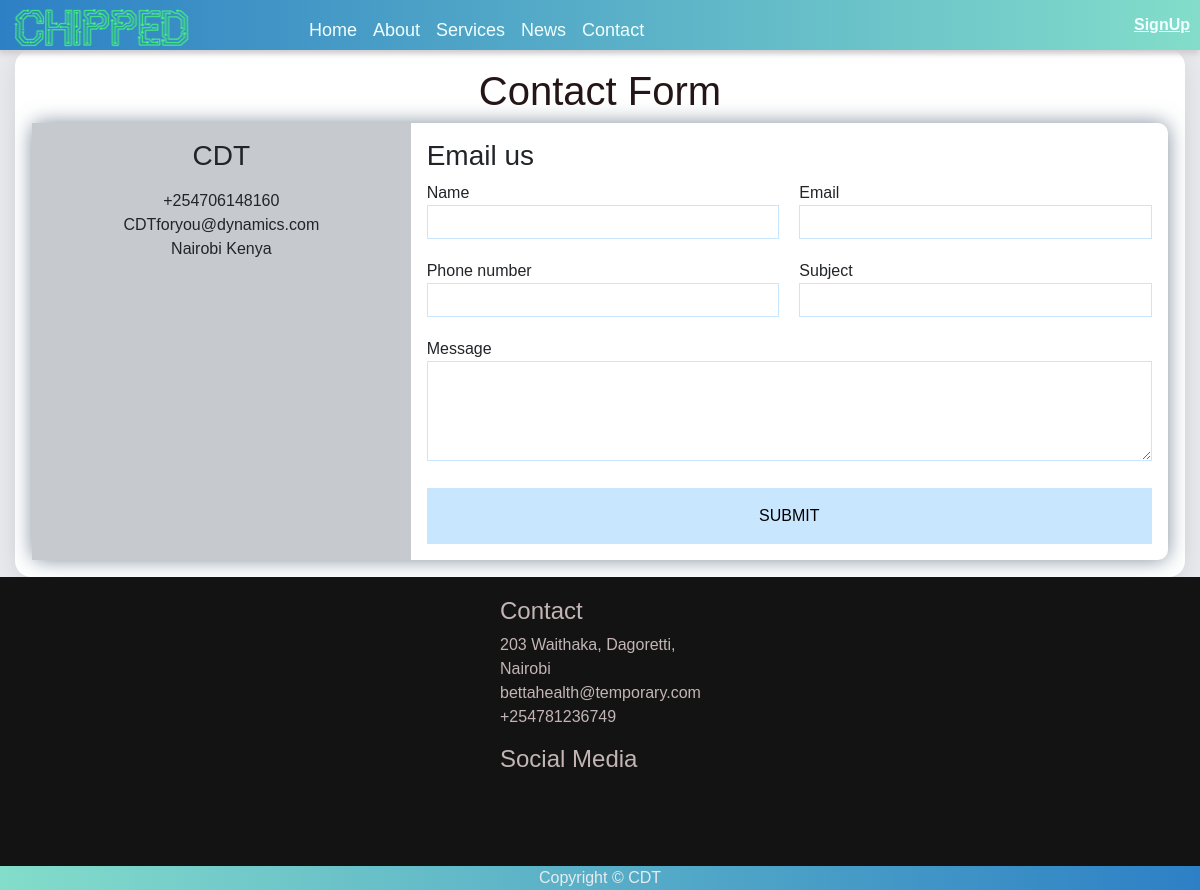
/contact_us/contact, run on the app's committed database.
### hospital_website/models/models.py (models this page shows, shortened)
class BaseData(models.Model):
    logo_img = models.ImageField(default='default.png', upload_to='company_Logo',null=True, blank=True)
    logo_name = models.CharField(default='Chipped', max_length=100, null=False)
    footer = models.CharField(default='Update Footer ', max_length=100, null=False)

class ContactSidebarCompanyInfo(models.Model):
    name = models.CharField(max_length=100, null=False)
    phone_number = PhoneNumberField()
    email = models.EmailField(null=False)
    address = models.CharField(max_length=200, null=False)

### contact_us/views.py (the view, shortened to what this page needs)
# urls.py: path('contact', contact, name='contact'),
def contact(request):
    form = ContactForm()
    side_info = ContactSidebarCompanyInfo.objects.first()
    base = BaseData.objects.first() #for Base.html
    context = {
        'form': form,
        'side_info': side_info,
        'base': base,
    }
    return render(request, 'contact.html', context)

### contact_us/forms.py
class ContactForm(ModelForm):
    class Meta:
        model = contact
        fields = '__all__'

### templates/contact.html (shortened to what this page needs)
{% extends 'base.html' %}
{% load static %}
{% block css %}
<link rel="stylesheet" href="{% static 'css/contact.css' %}" type="text/css">
{% endblock css %}
{% block content %}
<section class="s2 contact ">
  <div id="contact-page" class="item container">
    <h1 class="brand"><span>Contact Form</span></h1>
    <div class="wrapper animated bounceInLeft ">
      <div class="company-info">
        <h3>
          {{side_info.name}}
        </h3>
        <ul>
          <li>{{side_info.phone_number}}</li>
          <li>{{side_info.email}}</li>
          <li>{{side_info.address}}</li>
        </ul>
      </div>
      <div class="contact">
        <h3>Email us</h3>
        <form method="post">
          <p>
            <label for="id_name">Name</label>
            {{form.name}}
          </p>
          <p>
            <label for="id_email">Email</label>
            {{form.email}}
          </p>
          <p>
            <label for="id_phone_number">Phone number</label>
            {{form.phone_number}}
          </p>
          <p>
            <label for="id_subject">Subject</label>
            {{form.subject}}
          </p>
          <p class="full">
            <label for="id_message">Message</label>
            {{form.message}}
          </p>
          <p class="full">
            <button type="submit">Submit</button>
          </p>
        </form>
      </div>
    </div>
  </div>
</section>
{% endblock content%}

### templates/base.html (shortened to what this page needs)
<!DOCTYPE html> {% load static %}
<html lang="en">
<head>
    <link href="https://cdn.jsdelivr.net/npm/bootstrap@5.0.2/dist/css/bootstrap.min.css" rel="stylesheet"
>
        <link rel="stylesheet" href="https://cdn.jsdelivr.net/npm/bootstrap-icons@1.10.5/font/bootstrap-icons.css">
    <link rel="stylesheet" href="{% static 'css/style.css' %}" type="text/css">
    <link rel="stylesheet" href="{% static 'css/nav.css' %}" type="text/css">
    <link rel="stylesheet" href="{% static 'css/top-footer.css' %}" type="text/css">
    <link rel="stylesheet" href="{% static 'css/loading.css' %}">
    <link rel="stylesheet" href="{% static 'css/maicons.css' %}" type="text/css">
    <link rel="stylesheet" href="https://cdnjs.cloudflare.com/ajax/libs/font-awesome/6.2.0/css/all.min.css">
    {% block css %} {% endblock css %}
</head>
<body class="preload">
    <header class="header">
        <div id="logo">
            <a href="{% url 'main_index' %}">
                <span class="logo">
                    <img src="{{base.logo_img.url}}" width="180" height="40" alt="{{base.logo_name}}">
                </span>
            </a>
        </div>
        <div id="navbar_d">
            <div id="links">
                <a href="{% url 'main_index' %}">Home</a>
                <a href="{% url 'about' %}">About</a>
                <a href="{% url 'services' %}">Services</a>
                <a href="{% url 'blog:blog_home' %}">News</a>
                <a href="{% url 'contact' %}">Contact</a>
            </div>
        </div>
        <div class="user nav-item dropdown dashboard">
            {% if user.is_authenticated %}
            <a href="#" class="dropdown-toggle" type="button" id="dropdownMenuButton1" data-bs-toggle="dropdown"
                aria-expanded="false">
                <img src="{{user.profile.image.url}}" width="40" height="40" class="rounded-circle" alt="Avatar">
            </a>
            <div class="dropdown-menu">
                <a href="{% url 'profile' %}" class="dropdown-item"><i
                        class="fa fa-user"></i> Profile</a>
                <a href="{% url 'password_change' %}" class="dropdown-item"><i class="fa fa-sliders"></i> Change
                    password</a>
                <div class="divider dropdown-divider"></div>
                <a href="{% url 'logout' %}" class="dropdown-item"> Logout</a>
            </div>
            {% else %}
            <a href="{% url 'login' %}"> <span>SignUp</span> </a>
            {%endif %}
        </div>
    </header>
    <main class="containerl-xxl">
        {% block content %} {% endblock content %}
        <footer class="top-footer">
            <div class="f-contact">
                <div id="f-contact">
                    <h4>Contact</h4>
                    <ul>
                        <li>
                            203 Waithaka, Dagoretti, Nairobi
                        </li>
                        <li>
                            bettahealth@temporary.com
                        </li>
                        <li>+254781236749</li>
                    </ul>
                </div>
                <div id="f-socialmedia">
                    <h4>Social Media</h4>
                </div>
            </div>
        </footer>
        <footer class="mt3 text-center footer">
             Copyright © {{base.footer}}
        </footer>
    </main>
</body>
</html>

### static/css/style.css (style rules this page uses)
li { list-style: none; }
body { background-color: #e9ebee; --header-height: 50px; --footer-height: 22px; margin: var(--header-height) 0 var(--footer-height) 0; font-family: sans-serif; }
.s2 { height: inherit; }

### static/css/nav.css (style rules this page uses)
.header { position: fixed; padding: 0; top: 0; left: 0; width: 100%; height: var(--header-height) ; background: linear-gradient(to right, #2d80c5 0%, #83ddca 100%); display: grid; grid-template-columns: repeat(12, 1fr); gap: 12px; backdrop-filter: blur(3px); -webkit-backdrop-filter: blur(3px); z-index: 1000; }
#logo { grid-column: 6; margin: 0 auto; font-family: "Open Sans" sans-serif; font-size: 30px; font-weight: 700; color: #000; text-transform: uppercase; }
#logo a { text-decoration: none; }
.user { grid-column: 9; display: flex; align-items: center; }
.user a { color: azure; font-weight: 600; }
.footer { color: #e9ebee; position: fixed; bottom: 0; width: 100%; background: linear-gradient(to right, #83ddca 0%, #2d80c5 100%); z-index: 10; }
@media (min-width: 720px) { .header { display: grid; grid-template-columns: repeat(12, 1fr); gap: 12px; justify-content: start; align-items: center; min-height: var(--header-height); z-index: 1000; background-color: rgba(1, 2, 4, 0.7); grid-gap: 1em; padding: 0 10px; -webkit-box-shadow: -1px 4px 5px 0px rgba(209, 205, 209, 1); -moz-box-shadow: -1px 4px 5px 0px rgba(209, 205, 209, 1); box-shadow: -1px 4px 5px 0px rgba(209, 205, 209, 1); } }
@media (min-width: 720px) { #logo { grid-column: 1 / span 2; } }
@media (min-width: 720px) { #navbar_d { grid-column: 4 / span 5; } }
@media (min-width: 720px) { .user { grid-column: 11/ span 2; display: inline-flex; justify-content: right; } }
@media (min-width: 720px) { #logo { display:grid; margin-top:10; font-family: "Open Sans" sans-serif; font-size: 30px; font-weight: 700; color: #000; text-transform: uppercase; } }
@media (min-width: 720px) { #links { display:grid; padding-top: 10px; align-items: center; grid-auto-flow: column; grid-gap: 1em; width: fit-content; } }
@media (min-width: 720px) { #links a { color: azure; font-family: "Open Sans" sans-serif; font-size: 18px; text-decoration: none; } }

### static/css/top-footer.css (style rules this page uses)
ul { padding-left: 0; }
.top-footer { display: grid; grid-template-columns: repeat(auto-fit, 200px); gap:30px; justify-content: center; padding-bottom: 70px; grid-auto-flow: dense; background-color: rgb(20, 19, 19); color: #c3b5b5; padding-top: 20px; position: relative; z-index: 2; }
.top-footer div { display: flex; flex-direction: column; width: fit-content; }

### static/css/contact.css (style rules this page uses)
section { display: flex; flex-direction: row; }
#contact-page { background: white; border-radius: 16px; box-shadow: 0 4px 30px rgba(0, 0, 0, 0.1); border: 1px solid rgba(255, 255, 255, 0.27); max-width: 1170px; margin-left: auto; margin-right: auto; padding: 1em; }
.company-info ul { list-style: none; padding:0; }
.brand { text-align: center; }
.brand span { color: rgb(36, 22, 22); }
.wrapper { box-shadow: 0 0 20px 0 rgba(72,94, 116, 0.7); border-radius: 10px; }
.wrapper > * { padding: 1em; }
.company-info { background: #c6c9cd; }
.company-info h3, .company-info ul { text-align: center; margin: 0 0 1rem 0; }
.contact form { display:grid; grid-template-columns: 1fr 1fr; grid-gap:20px; }
.contact form label { display: block; }
.contact form p { margin: 0 ; }
.full { grid-column: 1/ 3 }
.contact form button, .contact form input, .contact form textarea { width: 100%; padding: 1em; border: 1px solid #c9e6ff; }
.contact form button { background: #c9e6ff; border: 0; text-transform: uppercase; }
.contact p input { height: 10px; }
#id_message { height: 100px; width: 100%; }
@media (min-width: 700px) { .wrapper { display: grid; grid-template-columns: 1fr 2fr; } }
@media (min-width: 700px) { .wrapper > * { padding: 1em; } }
@media (min-width: 700px) { .company-infor h3, .company-info ul, .band { text-align: center; } }

### data on the page
BaseData: logo_img (picture), footer "CDT"
ContactSidebarCompanyInfo: name "CDT", phone_number "+254706148160", email "CDTforyou@dynamics.com", address "Nairobi Kenya"
